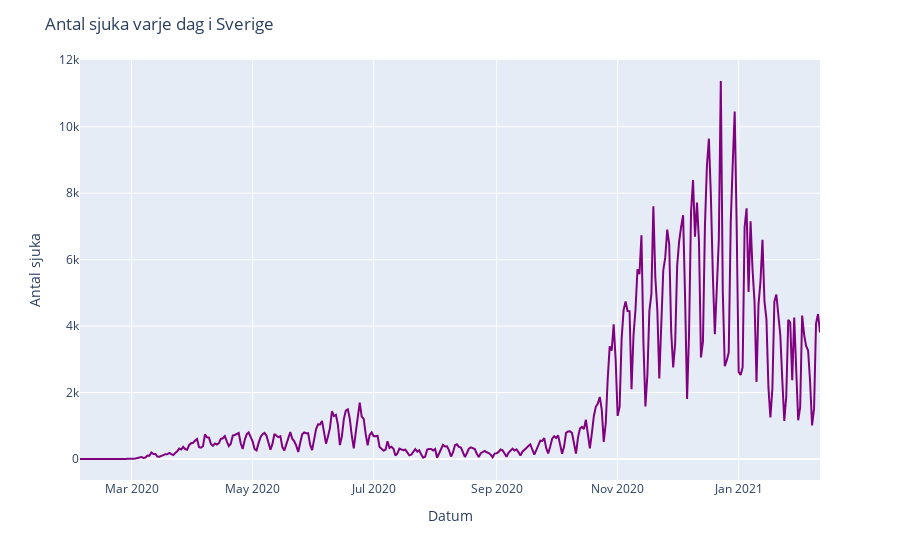

This figure's notebook cell:
### Code cell
import pandas as pd
import plotly.express as px

#Läser in filen som behövs
sverige_df = pd.read_csv("Regional_Daily_Cases.csv")

fig = px.line(sverige_df, x="Date", y="Sweden_Total_Daily_Cases") #Skapar ett linjediagram där x-axeln är datum och y-axeln är antalet sjuka för de datumen
fig.update_layout(
    title="Antal sjuka varje dag i Sverige", #Ger grafen en titel
    xaxis_title="Datum", #Ger x-axeln ett namn
    yaxis_title="Antal sjuka" #Ger y-axeln ett namn
)
fig.update_traces(
    line_color="purple") #Ändrar färg på diagrammet
fig.show()

### Figure 1 — Plotly figure (JSON) as saved in the notebook; plotly's stock layout.template omitted (floating-point values rounded to 4 significant figures; data arrays with more than 128 entries replaced by an {"elided": "..."} marker saying what was removed)
{"data": [{"hovertemplate": "Date=%{x}<br>Sweden_Total_Daily_Cases=%{y}<extra></extra>", "legendgroup": "", "line": {"color": "purple", "dash": "solid"}, "mode": "lines", "name": "", "orientation": "v", "showlegend": false, "type": "scatter", "x": {"elided": "374 str values"}, "xaxis": "x", "y": {"elided": "374 int values"}, "yaxis": "y"}], "layout": {"legend": {"tracegroupgap": 0}, "margin": {"t": 60}, "title": {"text": "Antal sjuka varje dag i Sverige"}, "xaxis": {"anchor": "y", "domain": [0, 1], "title": {"text": "Datum"}}, "yaxis": {"anchor": "x", "domain": [0, 1], "title": {"text": "Antal sjuka"}}}}
